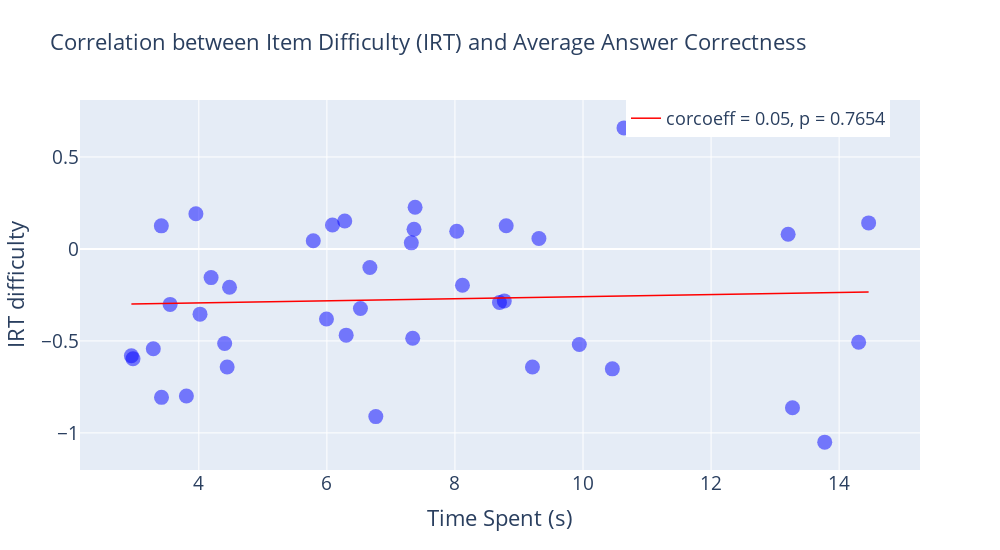

The notebook cell saved with this chart:
### Markdown cell above
The following graph shows the correlation between item difficulty and the amount of time spent on each item. In IRT, difficulty is a parameter that indicates how challenging a test item is, defined by the ability level at which there is a 50% chance of a correct response.

### Code cell
# Normalize temp_mean (if needed)
#art_data = pd.read_csv('./data/art_generated_data.csv')
df = art_data
df['temp_mean'] = df['temp_mean'] / 1000

# Calculate Pearson correlation coefficient and p-value
correlation, p_value = pearsonr(df['temp_mean'], df['difficulty'])

# Calculate slope and intercept for the regression line using linregress
slope, intercept, r_value, p_value, std_err = linregress(df['temp_mean'], df['difficulty'])

# Create scatter plot and set the size of the dots
fig_scatter = px.scatter(df, x='temp_mean', y='difficulty', 
                         labels={'temp_mean': 'Time Spent (s)', 'difficulty': 'IRT difficulty'},
                         title=f'Correlation between Item Difficulty (IRT) and Average Time Spent per item')
# set font `size` for x and y axes and title
fig_scatter.update_traces(marker_size=15, marker_color='blue', marker_opacity=0.5)
fig_scatter.update_xaxes(tickfont=dict(size=19), title_font_size=22)
fig_scatter.update_yaxes(tickfont=dict(size=19), title_font_size=22)
fig_scatter.update_layout(title_font_size=22)

# Add a line where the slope is calculated and the intercept is adjusted
x = np.linspace(df['temp_mean'].min(), df['temp_mean'].max(), 100)
y = slope * x + intercept

fig_scatter.add_trace(go.Scatter(x=x, y=y, mode='lines', 
                                 name=f'corcoeff = {correlation:.2f}, p = {p_value:.4f}', 
                                 line=dict(color='red', width=1.5)))
# add the legend to the plot and set its font size and position
fig_scatter.update_layout(showlegend=True, legend=dict(x=0.65, y=1, font=dict(size=18)))
# set the figure size
fig_scatter.update_layout(width=1000, height=550)
# Show the plot
fig_scatter.show()

### Figure 1 — Plotly figure (JSON) as saved in the notebook; plotly's stock layout.template omitted (floating-point values rounded to 4 significant figures)
{"data": [{"hovertemplate": "Time Spent (s)=%{x}<br>IRT difficulty=%{y}<extra></extra>", "legendgroup": "", "marker": {"color": "blue", "opacity": 0.5, "size": 15, "symbol": "circle"}, "mode": "markers", "name": "", "orientation": "v", "showlegend": false, "type": "scatter", "x": [4.019, 4.404, 2.947, 4.443, 14.46, 3.417, 3.289, 3.552, 8.771, 6.301, 3.806, 9.312, 4.48, 6.524, 5.994, 5.788, 14.3, 13.77, 10.46, 7.378, 6.279, 6.764, 6.087, 7.34, 13.2, 8.695, 9.21, 8.8, 3.955, 8.117, 7.361, 6.672, 13.27, 3.415, 2.972, 8.028, 4.192, 9.942, 10.64, 7.319], "xaxis": "x", "y": [-0.3544, -0.514, -0.581, -0.6419, 0.1416, -0.8069, -0.5422, -0.3015, -0.2826, -0.4688, -0.7995, 0.05658, -0.208, -0.3236, -0.3807, 0.04453, -0.507, -1.05, -0.6519, 0.2263, 0.1516, -0.9115, 0.1303, -0.4853, 0.08009, -0.2908, -0.6421, 0.1257, 0.1911, -0.1977, 0.1069, -0.1007, -0.8635, 0.1254, -0.5972, 0.09573, -0.156, -0.5199, 0.6581, 0.03305], "yaxis": "y"}, {"line": {"color": "red", "width": 1.5}, "mode": "lines", "name": "corcoeff = 0.05, p = 0.7654", "type": "scatter", "x": [2.947, 3.063, 3.179, 3.296, 3.412, 3.528, 3.645, 3.761, 3.877, 3.994, 4.11, 4.226, 4.342, 4.459, 4.575, 4.691, 4.808, 4.924, 5.04, 5.157, 5.273, 5.389, 5.505, 5.622, 5.738, 5.854, 5.971, 6.087, 6.203, 6.319, 6.436, 6.552, 6.668, 6.785, 6.901, 7.017, 7.134, 7.25, 7.366, 7.482, 7.599, 7.715, 7.831, 7.948, 8.064, 8.18, 8.297, 8.413, 8.529, 8.645, 8.762, 8.878, 8.994, 9.111, 9.227, 9.343, 9.46, 9.576, 9.692, 9.808, 9.925, 10.04, 10.16, 10.27, 10.39, 10.51, 10.62, 10.74, 10.86, 10.97, 11.09, 11.2, 11.32, 11.44, 11.55, 11.67, 11.79, 11.9, 12.02, 12.13, 12.25, 12.37, 12.48, 12.6, 12.72, 12.83, 12.95, 13.06, 13.18, 13.3, 13.41, 13.53, 13.65, 13.76, 13.88, 14.0, 14.11, 14.23, 14.34, 14.46], "y": [-0.2996, -0.2989, -0.2983, -0.2976, -0.297, -0.2963, -0.2957, -0.295, -0.2943, -0.2937, -0.293, -0.2924, -0.2917, -0.291, -0.2904, -0.2897, -0.2891, -0.2884, -0.2878, -0.2871, -0.2864, -0.2858, -0.2851, -0.2845, -0.2838, -0.2832, -0.2825, -0.2818, -0.2812, -0.2805, -0.2799, -0.2792, -0.2785, -0.2779, -0.2772, -0.2766, -0.2759, -0.2753, -0.2746, -0.2739, -0.2733, -0.2726, -0.272, -0.2713, -0.2707, -0.27, -0.2693, -0.2687, -0.268, -0.2674, -0.2667, -0.266, -0.2654, -0.2647, -0.2641, -0.2634, -0.2628, -0.2621, -0.2614, -0.2608, -0.2601, -0.2595, -0.2588, -0.2581, -0.2575, -0.2568, -0.2562, -0.2555, -0.2549, -0.2542, -0.2535, -0.2529, -0.2522, -0.2516, -0.2509, -0.2503, -0.2496, -0.2489, -0.2483, -0.2476, -0.247, -0.2463, -0.2456, -0.245, -0.2443, -0.2437, -0.243, -0.2424, -0.2417, -0.241, -0.2404, -0.2397, -0.2391, -0.2384, -0.2378, -0.2371, -0.2364, -0.2358, -0.2351, -0.2345]}], "layout": {"height": 550, "legend": {"font": {"size": 18}, "tracegroupgap": 0, "x": 0.65, "y": 1}, "showlegend": true, "title": {"font": {"size": 22}, "text": "Correlation between Item Difficulty (IRT) and Average Answer Correctness "}, "width": 1000, "xaxis": {"anchor": "y", "domain": [0, 1], "tickfont": {"size": 19}, "title": {"font": {"size": 22}, "text": "Time Spent (s)"}}, "yaxis": {"anchor": "x", "domain": [0, 1], "tickfont": {"size": 19}, "title": {"font": {"size": 22}, "text": "IRT difficulty"}}}}
